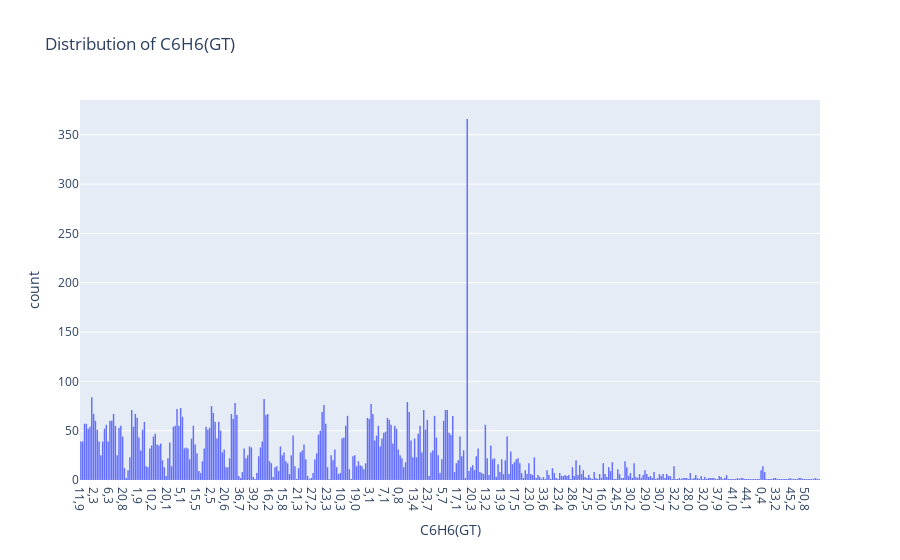
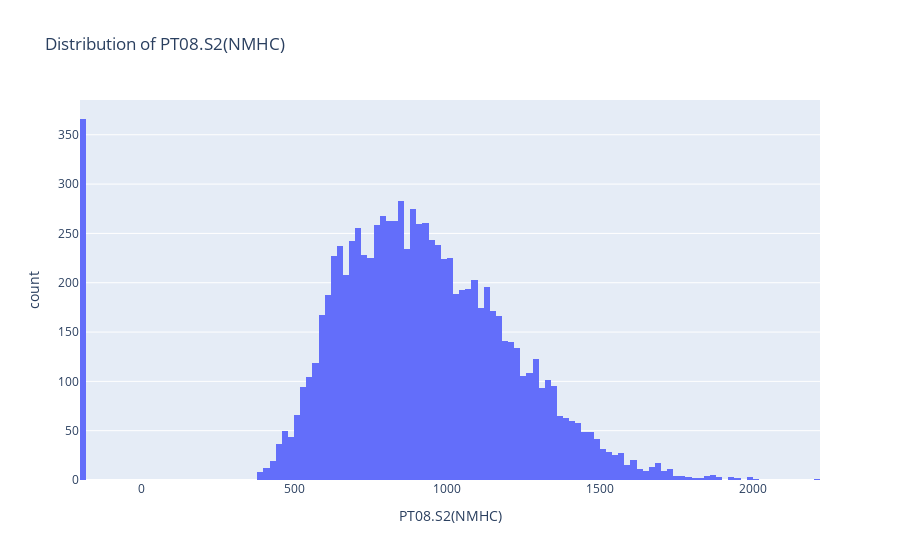
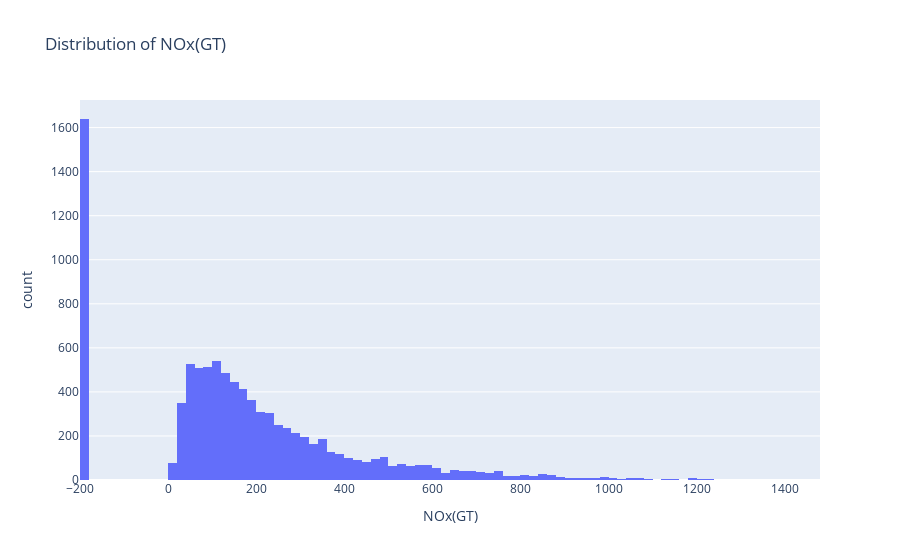

The code cell stored with these charts, in order, in its notebook:
### Markdown cell above
#### Classifications

CO(GT) = Uniform Distribution

PT08.S1(CO) = Gamma Distribution 

NMHC(GT) = Negative Binomial Probability Distribution

### Code cell
fig = px.histogram(data, x='C6H6(GT)', title=f'Distribution of C6H6(GT)')
fig.show()

fig = px.histogram(data, x='PT08.S2(NMHC)', title=f'Distribution of PT08.S2(NMHC)')
fig.show()

fig = px.histogram(data, x='NOx(GT)', title=f'Distribution of NOx(GT)')
fig.show()

### Figure 1 — Plotly figure (JSON) as saved in the notebook; plotly's stock layout.template omitted (floating-point values rounded to 4 significant figures; data arrays with more than 128 entries replaced by an {"elided": "..."} marker saying what was removed)
{"data": [{"alignmentgroup": "True", "bingroup": "x", "hovertemplate": "C6H6(GT)=%{x}<br>count=%{y}<extra></extra>", "legendgroup": "", "marker": {"color": "#636efa", "pattern": {"shape": ""}}, "name": "", "offsetgroup": "", "orientation": "v", "showlegend": false, "type": "histogram", "x": {"elided": "9471 str values"}, "xaxis": "x", "yaxis": "y"}], "layout": {"barmode": "relative", "legend": {"tracegroupgap": 0}, "title": {"text": "Distribution of C6H6(GT)"}, "xaxis": {"anchor": "y", "domain": [0, 1], "title": {"text": "C6H6(GT)"}}, "yaxis": {"anchor": "x", "domain": [0, 1], "title": {"text": "count"}}}}

### Figure 2 — Plotly figure (JSON) as saved in the notebook; plotly's stock layout.template omitted (floating-point values rounded to 4 significant figures; data arrays with more than 128 entries replaced by an {"elided": "..."} marker saying what was removed)
{"data": [{"alignmentgroup": "True", "bingroup": "x", "hovertemplate": "PT08.S2(NMHC)=%{x}<br>count=%{y}<extra></extra>", "legendgroup": "", "marker": {"color": "#636efa", "pattern": {"shape": ""}}, "name": "", "offsetgroup": "", "orientation": "v", "showlegend": false, "type": "histogram", "x": {"elided": "9471 int values"}, "xaxis": "x", "yaxis": "y"}], "layout": {"barmode": "relative", "legend": {"tracegroupgap": 0}, "title": {"text": "Distribution of PT08.S2(NMHC)"}, "xaxis": {"anchor": "y", "domain": [0, 1], "title": {"text": "PT08.S2(NMHC)"}}, "yaxis": {"anchor": "x", "domain": [0, 1], "title": {"text": "count"}}}}

### Figure 3 — Plotly figure (JSON) as saved in the notebook; plotly's stock layout.template omitted (floating-point values rounded to 4 significant figures; data arrays with more than 128 entries replaced by an {"elided": "..."} marker saying what was removed)
{"data": [{"alignmentgroup": "True", "bingroup": "x", "hovertemplate": "NOx(GT)=%{x}<br>count=%{y}<extra></extra>", "legendgroup": "", "marker": {"color": "#636efa", "pattern": {"shape": ""}}, "name": "", "offsetgroup": "", "orientation": "v", "showlegend": false, "type": "histogram", "x": {"elided": "9471 int values"}, "xaxis": "x", "yaxis": "y"}], "layout": {"barmode": "relative", "legend": {"tracegroupgap": 0}, "title": {"text": "Distribution of NOx(GT)"}, "xaxis": {"anchor": "y", "domain": [0, 1], "title": {"text": "NOx(GT)"}}, "yaxis": {"anchor": "x", "domain": [0, 1], "title": {"text": "count"}}}}
